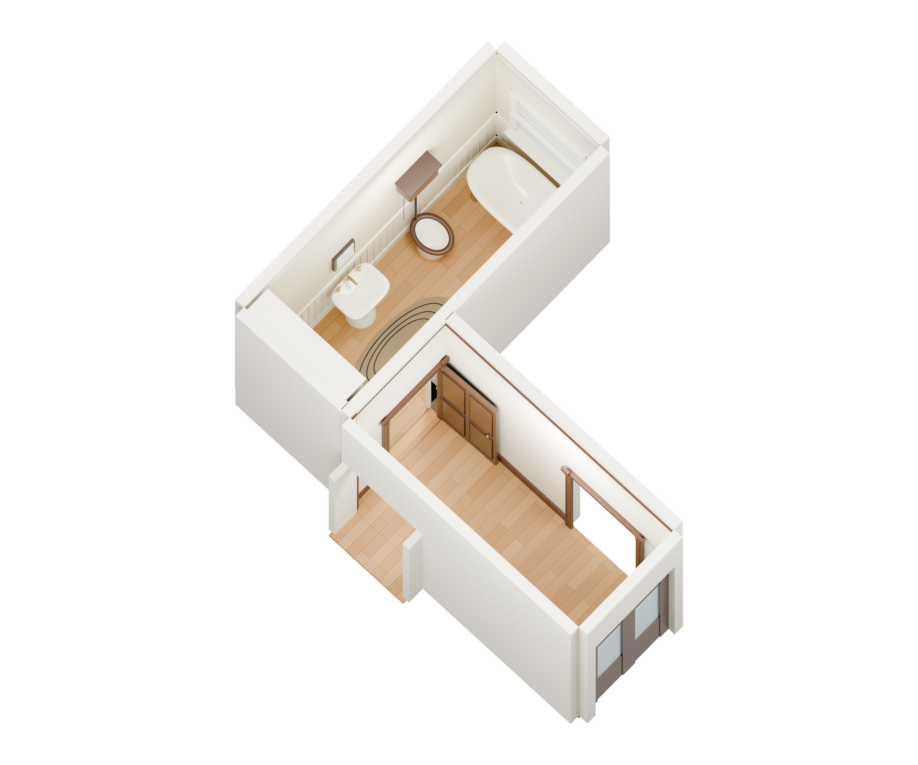
#> input picture docs/thesis_main/论文提纲_LaTeX_20261028/figure_package/source/fig06_fig15/source_model.png, 918 x 765 px
$ python build_panels.py
#> lines starting #> are read from the running program, lines starting #| are printed output that depends on the picture
"""Regenerate figure 6 and 15 artwork; all panel captions are supplied by LaTeX.

Figure 6 uses the exact pre-existing illustrative support matrix and E positions.
Its geometry is an illustrative diagram, not a newly measured annotation.
Figure 15 is a schematic arrangement of complete adjoining rooms, not a
reconstruction of the photographed panorama. The panorama pixels are unchanged.
"""
from pathlib import Path
import json, hashlib
import numpy as np
import matplotlib
matplotlib.use('Agg')
import matplotlib.pyplot as plt
from matplotlib.patches import Polygon, FancyArrowPatch
from mpl_toolkits.mplot3d.art3d import Poly3DCollection
from mpl_toolkits.mplot3d import proj3d
from PIL import Image

HERE=Path(__file__).resolve().parent
ROOT=HERE.parents[2]
OUT=(HERE.parents[1]/'panels') if HERE.parent.name=='source' else ROOT/'outputs/figure_revision_20261113/figure_package/panels'
BLUE='#0072B2'; ORANGE='#D55E00'; GRAY='#77828B'; DARK='#24343F'; PALE='#CBD2D7'
plt.rcParams.update({'font.family':'DejaVu Sans','font.size':8.2,
                     'pdf.fonttype':42,'ps.fonttype':42,'svg.fonttype':'none',
                     'axes.linewidth':.6,'savefig.facecolor':'white'})
support=np.array([[1,1,1,1,1,1,1],[1,1,1,1,1,1,0],[1,1,1,1,1,1,0],
                  [1,1,1,1,0,1,0],[1,1,1,1,0,0,0],[1,1,1,1,0,0,1]])
assert support.sum(0).tolist()==[6,6,6,6,3,4,2]
cols=[GRAY]*4+[BLUE,ORANGE,GRAY]
E_x=np.array([61.5,65.5,69.3]); E_t=np.array([67.,67.,61.]); E_b=np.array([36.,43.,46.])

def save(fig,number,name):
    target=OUT/f'fig{number:02d}'; target.mkdir(parents=True,exist_ok=True)
    for ext in ['pdf','svg','png']:
        fig.savefig(target/f'{name}.{ext}',dpi=600,facecolor='white')
    plt.close(fig)

def blank(w=2.0,h=2.05):
    fig=plt.figure(figsize=(w,h)); ax=fig.add_axes([.02,.02,.96,.96]);ax.axis('off')
    return fig,ax

def consensus():
    # All six people are visible; a column always denotes the same corner identity.
    fig,ax=blank(2.15,2.12);ax.set(xlim=(-1.3,6.5),ylim=(-.3,6.8))
    for j,x in enumerate(range(7)):
        ax.text(x,6.5,chr(65+j),ha='center',va='center',color=cols[j],weight='bold',fontsize=8.4)
    for person in range(6):
        y=5.82-person*1.05; ax.text(-.83,y,str(person+1),ha='right',va='center',fontsize=8.2)
        xs=np.flatnonzero(support[person]);
        top=y+.23+np.array([.02,.06,.12,.05,-.03,-.05,.03])[xs]
        bot=y-.23+np.array([-.03,.02,.00,-.06,-.10,-.13,-.02])[xs]
        ax.plot(xs,top,color=PALE,lw=.65,zorder=1);ax.plot(xs,bot,color=PALE,lw=.65,zorder=1)
        for x,t,b in zip(xs,top,bot):
            ax.plot([x,x],[t,b],color=cols[x],lw=1.15,zorder=2)
            ax.scatter([x],[t],s=10,c=cols[x],zorder=3)
            ax.scatter([x],[b],s=10,c=cols[x],marker='s',zorder=3)
    save(fig,6,'a_observations')
#> the loop in save, `for ext in ['pdf','svg','png']:` made 3 passes
#> pass 1, in save, `fig.savefig(target/f'{name}.{ext}',dpi=600,facecolor='white')`:
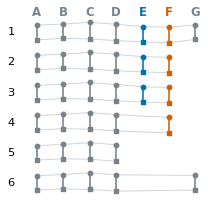
#> figure drawn by matplotlib, 1 panel

    fig=plt.figure(figsize=(2.0,2.12));ax=fig.add_axes([.19,.16,.77,.79])
    x=np.arange(7); votes=support.sum(0)
    ax.bar(x,votes,color=cols,width=.62,alpha=.92,edgecolor='none')
    ax.axhline(3,color=DARK,lw=.85,linestyle=(0,(3,2)),zorder=4)
    ax.text(1.9,3.14,'Retain at 3',fontsize=7.1,ha='center',va='bottom',
            bbox={'facecolor':'white','edgecolor':'none','pad':1.0})
    for xx,v in zip(x,votes):ax.text(xx,v+.15,str(v),ha='center',va='bottom',fontsize=8.3,weight='bold')
    ax.set(xticks=x,xticklabels=list('ABCDEFG'),yticks=[0,3,6],ylim=(0,7.1),ylabel='Distinct people')
    for j,t in enumerate(ax.get_xticklabels()): t.set_color(cols[j]);t.set_weight('bold')
    ax.spines[['top','right']].set_visible(False);ax.tick_params(length=2.5,labelsize=7.8)
    # Open cross above minority G is visual rejection, explained in the caption.
    ax.scatter([6],[1.0],marker='x',s=26,c='white',linewidths=1.1,zorder=6)
    save(fig,6,'b_support')
#> the loop in save (call 2), `for ext in ['pdf','svg','png']:` made 3 passes
#> pass 1, in save (call 2), `fig.savefig(target/f'{name}.{ext}',dpi=600,facecolor='white')`:
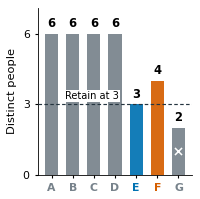
#> figure drawn by matplotlib, 1 panel

    fig,ax=blank(1.72,2.12); ax.set(xlim=(57.3,73.3),ylim=(24.5,77.5))
    for i,(x,t,b) in enumerate(zip(E_x,E_t,E_b)):
        ax.plot([x,x],[t,b],c=PALE,lw=1.25)
        ax.scatter([x],[t],s=24,c=GRAY,zorder=4)
        ax.scatter([x],[b],s=24,c=GRAY,marker='s',zorder=4)
        ax.text(x,b-3.3,str(i+1),ha='center',va='top',fontsize=7.7,color=GRAY)
    mx,mt,mb=np.median(E_x),np.median(E_t),np.median(E_b)
    ax.plot([mx,mx],[mt,mb],color=BLUE,lw=2.4,zorder=5)
    ax.scatter([mx],[mt],s=46,facecolor=BLUE,edgecolor='white',linewidth=.7,zorder=6)
    ax.scatter([mx],[mb],s=46,facecolor=BLUE,edgecolor='white',linewidth=.7,marker='s',zorder=6)
    ax.annotate('Median',xy=(mx,54),xytext=(70,73),ha='center',fontsize=8,color=BLUE,
                arrowprops={'arrowstyle':'-','color':BLUE,'lw':.75,'connectionstyle':'angle,angleA=90,angleB=0,rad=0'})
    # The endpoint shapes carry meaning; use a compact key, not a subfigure title.
    ax.scatter([58.3],[27.8],s=15,c=DARK);ax.text(59.4,27.8,'Upper',va='center',fontsize=7.3)
    ax.scatter([66.1],[27.8],s=15,c=DARK,marker='s');ax.text(67.2,27.8,'Lower',va='center',fontsize=7.3)
    save(fig,6,'c_location')
#> the loop in save (call 3), `for ext in ['pdf','svg','png']:` made 3 passes
#> pass 1, in save (call 3), `fig.savefig(target/f'{name}.{ext}',dpi=600,facecolor='white')`:
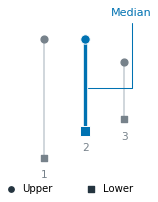
#> figure drawn by matplotlib, 1 panel

    # Retain the original projected closed ring exactly (translation only).
    bottom=np.array([[83,35],[94,35],[97,47],[91,47],[91,57],[83,57]],float)
    top=bottom+np.array([0,22])
    fig,ax=blank(2.1,2.12);ax.set(xlim=(79.5,101),ylim=(28.5,83.5));ax.set_aspect(.42)
    for points in [bottom,top]:
        ring=np.vstack([points,points[0]]);ax.plot(ring[:,0],ring[:,1],c=GRAY,lw=1.15,zorder=1)
    # Distinct fill makes the retained wall turn immediately visible.
    for i in [3,4]:
        j=(i+1)%6;face=np.vstack([bottom[i],bottom[j],top[j],top[i]])
        ax.add_patch(Polygon(face,closed=True,facecolor=BLUE if i==3 else ORANGE,alpha=.12,edgecolor='none'))
    offsets=[(-1.0,-2.9),(1.0,-2.9),(1.4,0),(.0,-3.6),(1.0,2.8),(-1.1,2.8)]
    for i,(b,t) in enumerate(zip(bottom,top)):
        col=cols[i];ax.plot([b[0],t[0]],[b[1],t[1]],color=col,lw=1.35)
        ax.scatter([t[0]],[t[1]],s=20,c=col,zorder=4)
        ax.scatter([b[0]],[b[1]],s=20,c=col,marker='s',zorder=4)
        ax.text(b[0]+offsets[i][0],b[1]+offsets[i][1],chr(65+i),ha='center',va='center',fontsize=8.2,color=col,weight='bold')
    save(fig,6,'d_layout')
#> the loop in save (call 4), `for ext in ['pdf','svg','png']:` made 3 passes
#> pass 1, in save (call 4), `fig.savefig(target/f'{name}.{ext}',dpi=600,facecolor='white')`:
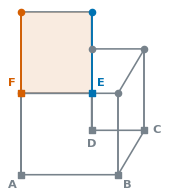
#> figure drawn by matplotlib, 1 panel

def doorway():
    # Native vector isometric cutaway. Near-wall tops are cut to expose the
    # opening while floor boundaries preserve both complete room extents.
    fig=plt.figure(figsize=(4.8,3.20));ax=fig.add_axes([.02,.02,.96,.96]);ax.axis('off');ax.set_aspect('equal')
    W=4.6; y0=-4.1; y1=4.6; H=2.7; dl=1.75; dr=2.85; lintel=2.15
    def p(x,y,z=0):return np.array([.86*x-.58*y,.37*x+.44*y+z])
    def face(verts,color,alpha=1,edge='#89959C',lw=.7,z=1):
        pts=np.array([p(*v) for v in verts]);ax.add_patch(Polygon(pts,closed=True,facecolor=color,edgecolor=edge,lw=lw,alpha=alpha,zorder=z))
    def line(a,b,color=DARK,lw=1,z=10,ls='-'):
        q=np.array([p(*a),p(*b)]);ax.plot(q[:,0],q[:,1],color=color,lw=lw,zorder=z,ls=ls)
    # Full back and left walls and both complete floors.
    face([(0,y0,0),(0,y1,0),(0,y1,H),(0,y0,H)],'#ECEFF1',z=1)
    face([(0,y1,0),(W,y1,0),(W,y1,H),(0,y1,H)],'#DFE4E8',z=2)
    face([(0,y0,0),(W,y0,0),(W,0,0),(0,0,0)],'#E4EFF5',z=3)
    face([(0,0,0),(W,0,0),(W,y1,0),(0,y1,0)],'#F6E9DD',z=3)
    # The shared partition carries the full-height opening.
    face([(0,0,0),(dl,0,0),(dl,0,H),(0,0,H)],'#D3DBE0',z=4)
    face([(dr,0,0),(W,0,0),(W,0,H),(dr,0,H)],'#C4CFD6',z=5)
    face([(dl,0,lintel),(dr,0,lintel),(dr,0,H),(dl,0,H)],'#AFBDC7',edge=DARK,lw=.8,z=6)
    # Low cutaway front walls still trace every exterior floor edge.
    cut=.32
    face([(W,y0,0),(W,y1,0),(W,y1,cut),(W,y0,cut)],'#E4E9ED',z=7)
    face([(0,y0,0),(W,y0,0),(W,y0,cut),(0,y0,cut)],'#D9E1E6',z=7)
    # Remote end pillar makes the enclosure height explicit in the cutaway.
    line((W,y1,cut),(W,y1,H),color='#89959C',lw=.7,z=7)
    for xx in [dl,dr]:line((xx,0,0),(xx,0,lintel),lw=1.8,z=8)
    line((dl,0,lintel),(dr,0,lintel),lw=1.8,z=8)
    cam=((dl+dr)/2,0,1.32);cc=p(*cam);foot=p(cam[0],0,0)
    ax.plot([foot[0],cc[0]],[foot[1],cc[1]],color=BLUE,lw=.65,ls=(0,(2,2)),zorder=9)
    ax.scatter([foot[0]],[foot[1]],s=10,c=BLUE,zorder=9)
    ax.scatter([cc[0]],[cc[1]],s=55,c=BLUE,edgecolor='white',linewidth=.65,zorder=10)
    # Object labels occupy floor regions, with callouts entirely outside geometry.
    for txt,xyz,col in [('Space 1',(2.0,-2.2,.05),BLUE),('Space 2',(2.0,2.45,.05),ORANGE)]:
        q=p(*xyz);ax.text(*q,txt,ha='center',va='center',color=col,fontsize=9.2,zorder=12)
    camlabel=np.array([7.0,1.45]); lintlabel=np.array([5.6,5.2]); lintpoint=p((dl+dr)/2,0,lintel+.14)
    for txt,q,where,col in [('Camera beneath\nthe lintel',cc,camlabel,BLUE),('Lintel',lintpoint,lintlabel,DARK)]:
        ax.annotate(txt,xy=q,xytext=where,fontsize=8.7,ha='left',va='center',color=col,zorder=20,
                    arrowprops={'arrowstyle':'-','lw':.85,'color':col,'connectionstyle':'angle,angleA=0,angleB=80,rad=0'},
                    bbox={'facecolor':'white','edgecolor':'none','pad':1.8})
    ax.set(xlim=(-3.0,10.4),ylim=(-2.1,6.9));fig.patch.set_facecolor('white')
    save(fig,15,'a_doorway_schematic')
#> the loop in save (call 5), `for ext in ['pdf','svg','png']:` made 3 passes
#> pass 1, in save (call 5), `fig.savefig(target/f'{name}.{ext}',dpi=600,facecolor='white')`:
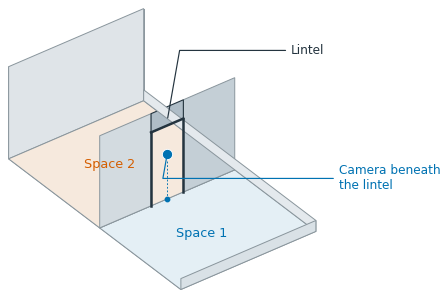
#> figure drawn by matplotlib, 1 panel
    # Optional preserved-model edition: the extracted 918x765 image is embedded
    # unchanged, with all rooms visible and a new vector callout outside it.
    # Camera target is the original PDF arrow tip transformed to native pixels.
    im_model=Image.open(HERE/'source_model.png')
#> im_model is the input picture: PIL image 918x765 RGB; mean R, G, B 244.5, 241.7, 238.4
    fig=plt.figure(figsize=(4.5,3.6));ax=fig.add_axes([.02,.02,.96,.96]);ax.axis('off')
    ax.imshow(im_model,interpolation='none',extent=(0,918,765,0))
    cam_px=((83.80762481689453+12.060020446777344)/.24,
            (115.1129150390625-14.139739990234375)/.24)
    ax.scatter([cam_px[0]],[cam_px[1]],s=22,c=BLUE,edgecolor='white',linewidth=.5,zorder=5)
    ax.annotate('Camera beneath\nthe doorframe',xy=cam_px,xytext=(-175,390),
                ha='left',va='center',fontsize=8.7,color=BLUE,zorder=6,
                arrowprops={'arrowstyle':'-','color':BLUE,'lw':.85,'connectionstyle':'angle,angleA=0,angleB=70,rad=0'})
    ax.set(xlim=(-210,930),ylim=(775,-10));ax.set_aspect('equal');fig.patch.set_facecolor('white')
    save(fig,15,'original_model_clean')
#> the loop in save (call 6), `for ext in ['pdf','svg','png']:` made 3 passes
#> pass 1, in save (call 6), `fig.savefig(target/f'{name}.{ext}',dpi=600,facecolor='white')`:
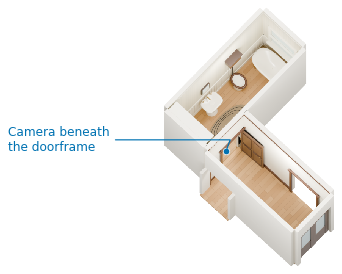
#> figure drawn by matplotlib, 1 panel
    # Preserve the exact source panorama pixels. The PDF embeds its native raster.
    im=Image.open(HERE/'source_panorama.png')
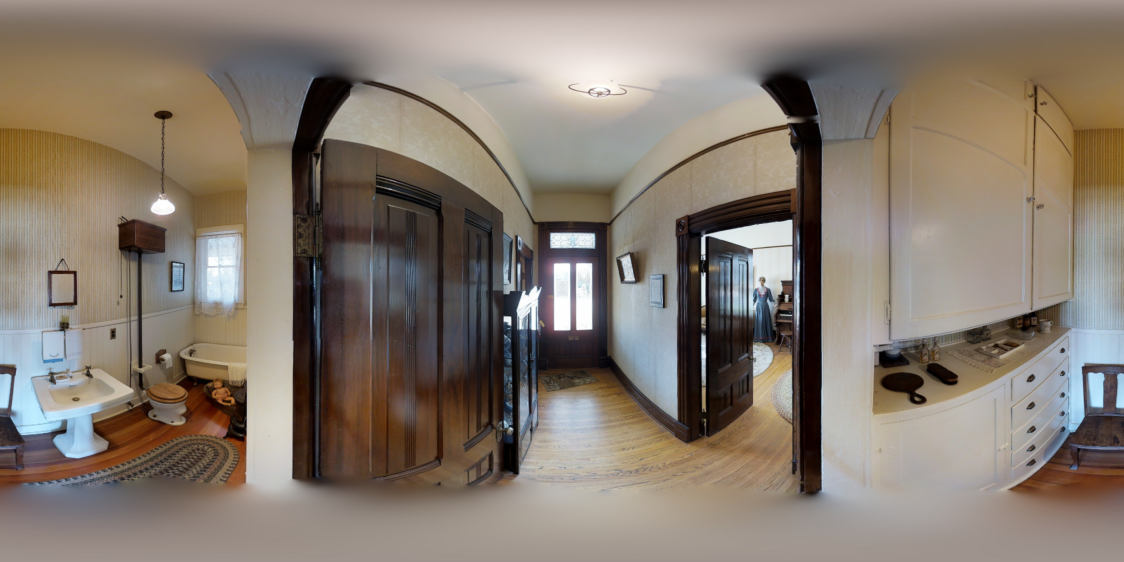
#> input picture docs/thesis_main/论文提纲_LaTeX_20261028/figure_package/source/fig06_fig15/source_panorama.png, 1124 x 562 px
#> im is the input picture: PIL image 1124x562 RGB; mean R, G, B 134.3, 123.1, 112.2
    fig=plt.figure(figsize=(4.8,2.4));ax=fig.add_axes([0,0,1,1]);ax.imshow(im,interpolation='none');ax.axis('off')
    save(fig,15,'b_panorama')
    (OUT/'fig15'/'source_panorama.png').write_bytes((HERE/'source_panorama.png').read_bytes())

if __name__=='__main__':
    consensus();doorway()
    record={
      'fig06':{'support':support.tolist(),'votes':support.sum(0).tolist(),'threshold':3,
       'retained':list('ABCDEF'),'excluded':['G'],'E_observations':{'x':E_x.tolist(),'upper':E_t.tolist(),'lower':E_b.tolist()},
       'E_median':[float(np.median(E_x)),float(np.median(E_t)),float(np.median(E_b))],
       'source':'editorial_tools/recompose_rev11_figures.py, consensus_process()',
       'status':'Existing illustrative support and projected ring; no empirical result changed'},
      'fig15':{'source_pdf':'doorway_boundary_3d_trimmed.pdf','source_panorama_size':list(Image.open(HERE/'source_panorama.png').size),
       'panorama_sha256':hashlib.sha256((HERE/'source_panorama.png').read_bytes()).hexdigest(),
       'schematic':'Complete adjoining rectangular enclosures with doorway; camera below lintel; native vector on white',
       'status':'Schematic arrangement, not reconstruction of the panorama',
       'original_model_option': {'file': 'original_model_clean.pdf', 'native_pixel_size': [918, 765], 'embedded_pixels_identical_after_pdf_row_order': True, 'original_model_sha256': 'ae2430209aa6b7b4cec7c15463ee8728f6e1fc39448753aa2274cf5783277afb', 'camera_pixel': [399.4485219319662, 420.7215627034505], 'pixel_source': 'Original PDF image transform and original callout arrow tip'}},
      'captions_embedded':False,'output_dpi':600}
    (HERE/'provenance.json').write_text(json.dumps(record,indent=2),encoding='utf-8')
    print(json.dumps(record,indent=2))
#> (printed output is left out)
